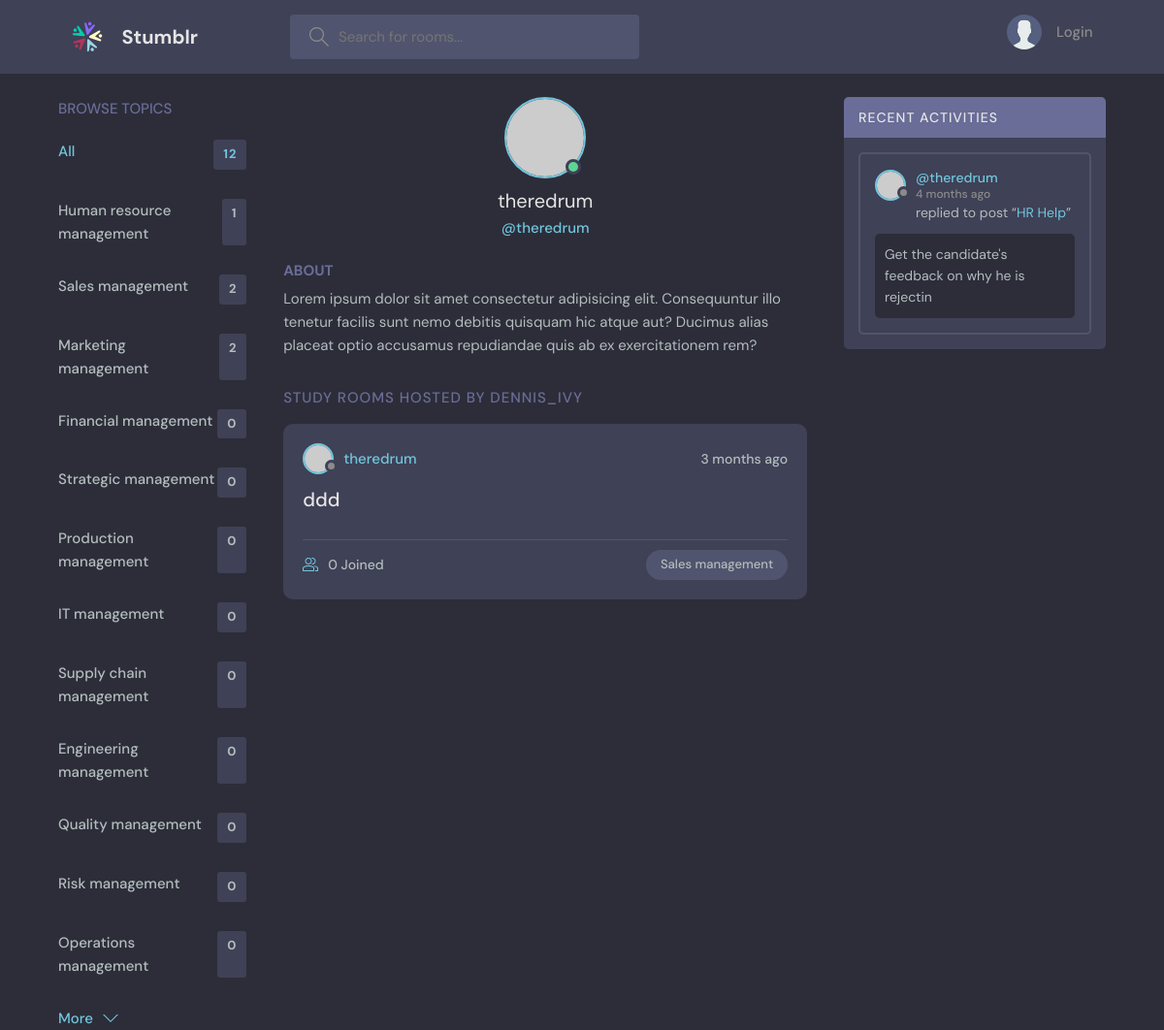
The app's page /profile/2/ with its own data.
### base/models.py (models this page shows, shortened)
class Topic(models.Model):
    name = models.CharField(max_length=200)

class Room(models.Model):
    host = models.ForeignKey(User,on_delete=models.SET_NULL,null=True)
    topic = models.ForeignKey(Topic,on_delete=models.SET_NULL,null=True)
    name =  models.CharField(max_length=200)
    description = models.TextField(null=True,blank=True)
    participants = models.ManyToManyField(User,related_name='participants',blank=True)
    updated = models.DateTimeField(auto_now=True)
    created = models.DateTimeField(auto_now_add=True)
    class Meta:
        ordering = ['-updated','-created']
    def __str__(self):
        return str(self.name)

class Message(models.Model):
    user = models.ForeignKey(User,on_delete=models.CASCADE)
    room = models.ForeignKey(Room,on_delete=models.CASCADE)
    body = models.TextField()
    updated = models.DateTimeField(auto_now=True)
    created = models.DateTimeField(auto_now_add=True)
    class Meta:
        ordering = ['-updated','-created']
    def __str__(self):
        return str(self.body[0:50])

### base/views.py (the view)
# urls.py: path('profile/<str:pk>/',views.userProfile,name="user-profile"),
def userProfile(request,pk):
    user = User.objects.get(id=pk)
    rooms = user.room_set.all()
    room_messages = user.message_set.all()
    topics = Topic.objects.all()
    context = {'user':user,'rooms':rooms,'topics':topics,'room_messages':room_messages}
    return render(request,'base/profile.html',context)

### base/templates/base/profile.html (shortened to what this page needs)
{% extends 'main.html' %}
{% block content %}
  <main class="profile-page layout layout--3">
    <div class="container">
      {% include 'base/topics_component.html'%}
      <div class="roomList">
        <div class="profile">
          <div class="profile__avatar">
            <div class="avatar avatar--large active">
              <img src="https://randomuser.me/api/portraits/men/11.jpg" />
            </div>
          </div>
          <div class="profile__info">
            <h3>{{user.username}}</h3>
            <p>@{{user.username}}</p>
          </div>
          <div class="profile__about">
            <h3>About</h3>
            <p>
              Lorem ipsum dolor sit amet consectetur adipisicing elit. Consequuntur illo tenetur
              facilis sunt nemo debitis quisquam hic atque aut? Ducimus alias placeat optio
              accusamus repudiandae quis ab ex exercitationem rem?
            </p>
          </div>
        </div>
        <div class="roomList__header">
          <div>
            <h2>Study Rooms Hosted by dennis_ivy</a>
            </h2>
          </div>
        </div>
        {% include 'base/feed_component.html'%}
      </div>
      {% include 'base/activity_component.html'%}
    </div>
  </main>
  {% endblock content %}

### base/templates/base/topics_component.html
<div class="topics">
    <div class="topics__header">
      <h2>Browse Topics</h2>
    </div>
    <ul class="topics__list">
      <li>
        <a href="{% url 'home' %}" class="active"> All<span>{{topics.count}}</span></a>
      </li>
      {% for topic in topics %}
      <li>
        <a href="{% url 'home' %}?q={{topic.name}}">{{topic.name}} <span>{{topic.room_set.all.count}}</span></a>
      </li>
      {%endfor%}
    </ul>
    <a class="btn btn--link" href="{% url 'topics' %}">
      More
      <svg version="1.1" xmlns="http://www.w3.org/2000/svg" width="32" height="32" viewBox="0 0 32 32">
        <title>chevron-down</title>
        <path d="M16 21l-13-13h-3l16 16 16-16h-3l-13 13z"></path>
      </svg>
    </a>
  </div>

### base/templates/base/feed_component.html (shortened to what this page needs)
{%for room in rooms%}
<div class="roomListRoom">
    <div class="roomListRoom__header">
      <a href="{% url 'user-profile' room.host.id %}" class="roomListRoom__author">
        <div class="avatar avatar--small">
          <img src="https://randomuser.me/api/portraits/women/11.jpg" />
        </div>
        <span>{{room.host.username}}</span>
      </a>
      <div class="roomListRoom__actions">
        <span>{{room.created|timesince}} ago </span>
      </div>
    </div>
    <div class="roomListRoom__content">
      <a href="{% url 'room' room.id %}">{{room.name}}</a>
    </div>
    <div class="roomListRoom__meta">
      <a href="{% url 'room' room.id %}" class="roomListRoom__joined">
        {{room.participants.all.count}} Joined
      </a>
      <p class="roomListRoom__topic">{{room.topic.name}}</p>
    </div>
  </div>
  {%endfor%}

### base/templates/base/activity_component.html (shortened to what this page needs)
<div class="activities">
    <div class="activities__header">
      <h2>Recent Activities</h2>
    </div>
    {% for message in room_messages %}
    <div class="activities__box">
      <div class="activities__boxHeader roomListRoom__header">
        <a href="{%url 'user-profile' message.user.id %}" class="roomListRoom__author">
          <div class="avatar avatar--small">
            <img src="https://randomuser.me/api/portraits/women/11.jpg" />
          </div>
          <p>
            @{{ message.user }}
            <span>{{ message.created | timesince }} ago</span>
          </p>
        </a>
      </div>
      <div class="activities__boxContent">
        <p>replied to post “<a href="{% url 'room' message.room.id %}">{{message.room}}</a>”</p>
        <div class="activities__boxRoomContent">
            {{message}}
        </div>
      </div>
    </div>
    {% endfor %}
  </div>

### records on screen
Topic: name "Human resource management", room_set.all.count "1"
Topic: name "Sales management", room_set.all.count "2"
Topic: name "Marketing management", room_set.all.count "2"
Topic: name "Financial management", room_set.all.count "0"
Topic: name "Strategic management", room_set.all.count "0"
Topic: name "Production management", room_set.all.count "0"
Topic: name "IT management", room_set.all.count "0"
Topic: name "Supply chain management", room_set.all.count "0"
Topic: name "Engineering management", room_set.all.count "0"
Topic: name "Quality management", room_set.all.count "0"
Topic: name "Risk management", room_set.all.count "0"
Topic: name "Operations management", room_set.all.count "0"
Room: host.username "theredrum", created "3 months", name "ddd", participants.all.count "0", topic.name "Sales management"
Message: user "theredrum", created "4 months", room "HR Help", body "Get the candidate's feedback on why he is rejectin"

### other values on screen
{{ topics.count }} "12"
{{ user.username }} "theredrum"
